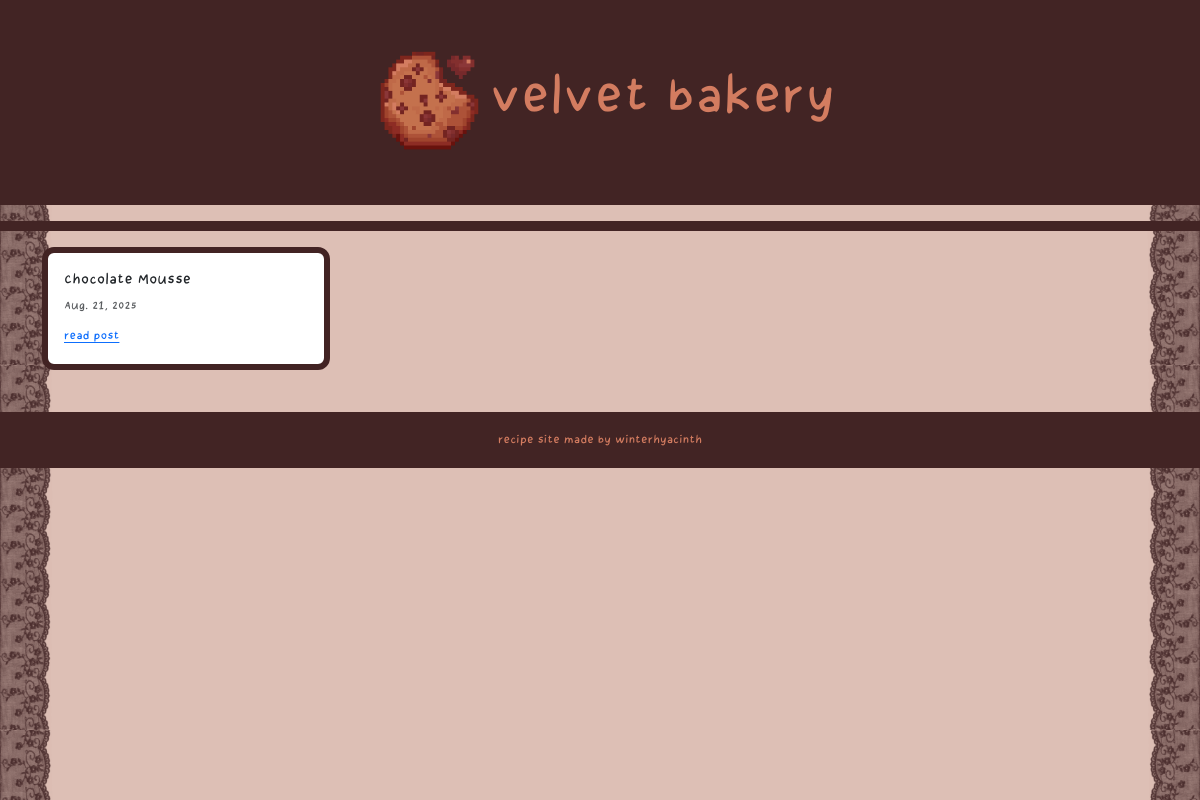
The app's page /, older data.
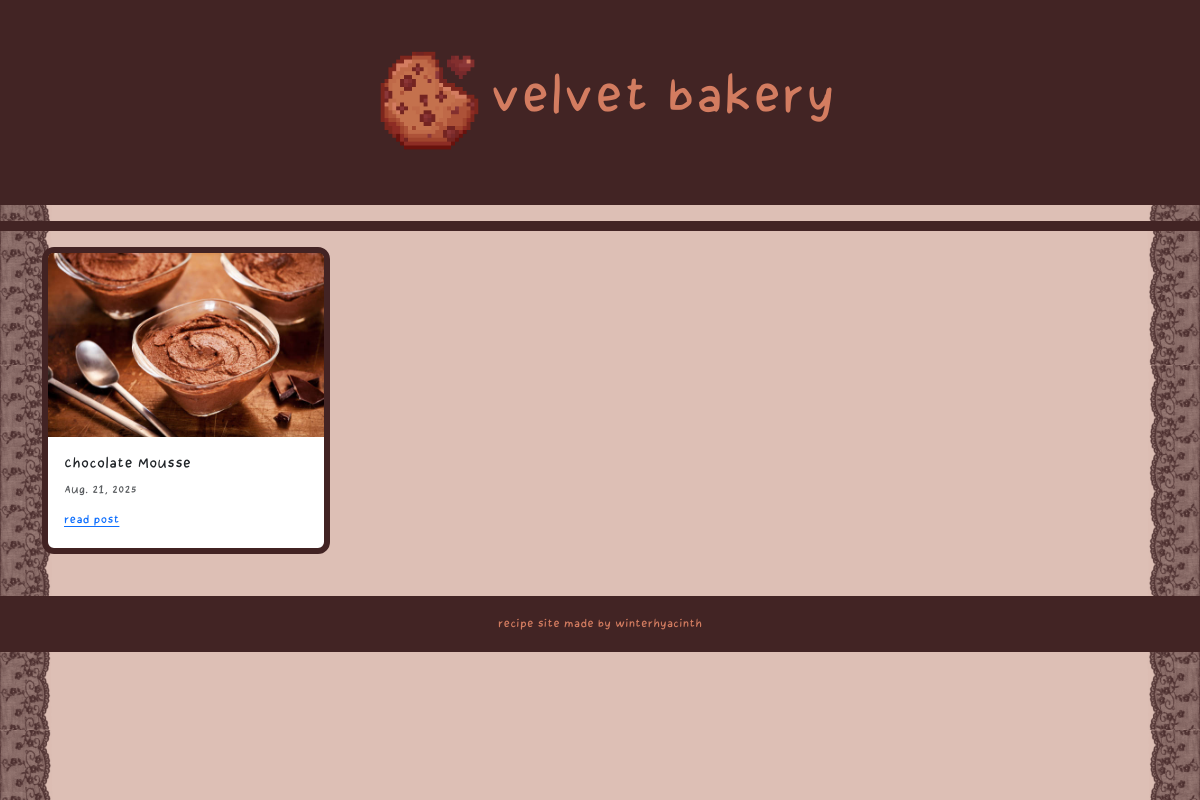
The same page, newer data.
### pages/models.py (models this page shows)
class Post(models.Model):
    title = models.CharField(max_length=100)
    date = models.DateField()
    content = RichTextField()
    image = models.ImageField(upload_to='post_images/', blank=True, null=True)

### pages/views.py (the view)
# urls.py: 2. Add a URL to urlpatterns:  path('', views.home, name='home')
def home(request):
    posts = Post.objects.all()
    context = {
        "posts": posts
    }
    return render(request, "home.html", context)

### pages/templates/home.html
{% extends 'base.html' %}
{% block content %}
{% for post in posts %}
    <div class="card" style="width: 18rem; border: 6px solid #422323; border-radius: 12px;">
       {% if post.image %}
      <img src="{{ post.image.url }}" class="card-img-top" alt="{{ post.title }}">
    {% endif %}
  <div class="card-body">
    <h5 class="card-title">{{ post.title }}</h5>
    <h6 class="card-subtitle mb-2 text-body-secondary">{{ post.date }}</h6>
    <a href="{% url 'detail' post.pk %}" class="card-link">read post</a>
  </div>
</div>
    {% endfor %}
{% endblock %}

### pages/templates/base.html (shortened to what this page needs)
<!DOCTYPE html>
<html lang="en">
  <head>
    <link href="https://cdn.jsdelivr.net/npm/bootstrap@5.3.8/dist/css/bootstrap.min.css" rel="stylesheet">
{% load static %}
<link rel="stylesheet" href="{% static 'style.css' %}">
  </head>
  <body style="display: flex; flex-direction: column; flex: 1; min-height: 100vh; margin: 0;">
    <div class="lace-side left"></div>
    <div class="lace-side right"></div>
    <header class ="site-header">
        <div class="title-container">
<img src="/media/post_images/cookie.png" alt="Cookie" class = "logo">
        <h1 class = "h1" style="color:#d37c60; text-align: center; ">velvet bakery</h1>
        </div>
    </header>
<hr style="border: none; height: 10px; background-color: hwb(0 14% 74% / 1); opacity: 1;" />
      <div class = "container">
    {% block content %}
    {% endblock %}
</div>
<hr style="border: none; height: 10px;">
<footer style="background-color: hwb(0 14% 74% / 1); color: #d37c60; text-align: center; padding: 1rem;">
  recipe site made by winterhyacinth
</footer>
  </body>
</html>

### blog/static/style.css (style rules this page uses)
:root { --pink: #f8c8dc; --brown: #4b2e2e; }
.site-header { padding: 20px; padding: 2.5rem; background-color: hwb(0 14% 74%); font-family: "Comic"; }
.h1 { font-family: "Comic"; font-size: 70px; }
.title-container { display: flex; align-items: center; justify-content: center; }
.logo { height: 125px; }
.lace-side { position: fixed; top: 0; bottom: 0; width: 60px; background-color: #4b2e2e; z-index: -1; }
.lace-side.left { -webkit-mask-image: url('brownlace.png'); -webkit-mask-repeat: repeat-y; -webkit-mask-size: contain; mask-image: url('brownlace.png'); mask-repeat: repeat-y; mask-size: contain; left: -6px; }
.lace-side.right { -webkit-mask-image: url('brownlaceright.png'); -webkit-mask-repeat: repeat-y; -webkit-mask-size: contain; mask-image: url('brownlaceright.png'); mask-repeat: repeat-y; mask-size: contain; right: -6px; }
body { background-color:#ddbfb5; font-family: "Comic"; }

Row changes from the older to the newer data that the page shows:
changed Post "Chocolate Mousse": image: picture added
